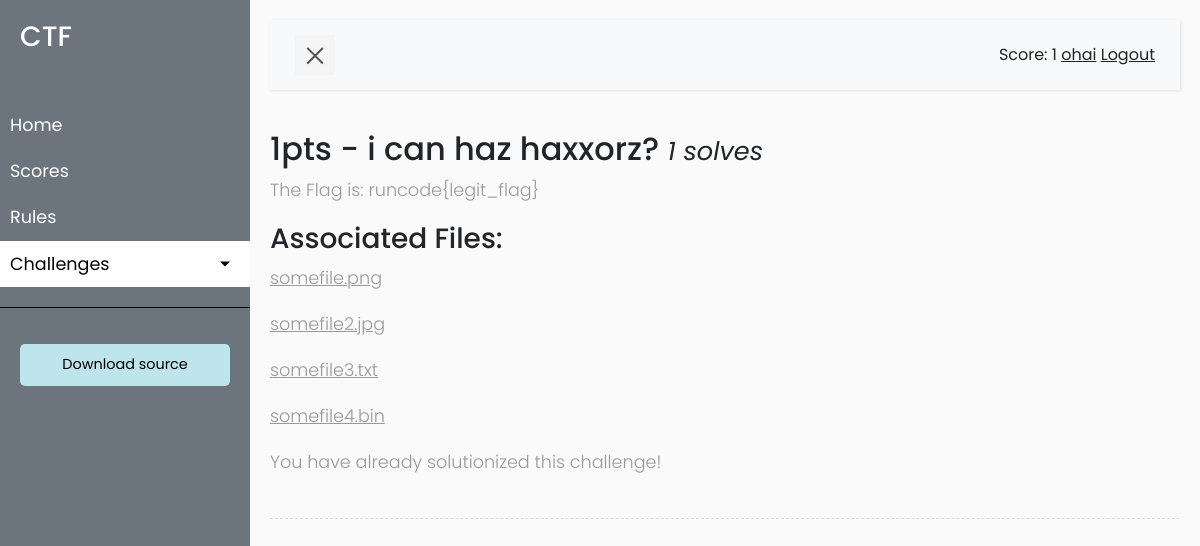
Screenshot of /challenge/4 (signed in) with the database file from the repository.
### tables this page shows
CREATE TABLE "users" (
	`id`	INTEGER PRIMARY KEY AUTOINCREMENT,
	`username`	TEXT,
	`password`	TEXT,
	`email`	TEXT,
	`score`	INTEGER,
	`admin`	INTEGER DEFAULT 0
);

CREATE TABLE "challenges" (
	`id`	INTEGER PRIMARY KEY AUTOINCREMENT,
	`name`	TEXT,
	`description`	TEXT,
	`points`	INTEGER,
	`flag`	TEXT,
	`files`	TEXT
);

### app.py (the view, shortened to what this page needs)
@app.route('/challenge/<int:challenge_id>',methods=['GET','POST'])
def challenge_route(challenge_id):
	if not is_logged_in():
		return redirect(url_for('index_route'))
	if not is_legit_problem(challenge_id):
		abort(404)
	user_solved = [x.get('challengeid') for x in get_user_solved(session.get('userid'))]
	print(repr(user_solved))
	solved_status = challenge_id in user_solved
	print(repr(solved_status))
	user_info = get_user_info(session.get('userid',0))
	challenges = get_challenges()
	challenge_info = get_challenges(challenge_id)
	hl_path = get_hl_path(request.path)
	return render_template('challenge.html',logged_in=is_logged_in(),user_info=user_info,challenges=challenges,challenge_info=challenge_info,
							hl_path=hl_path,solved_status=solved_status)

### app.py (called while the page is built)
def dict_factory(cursor, row):
	d = {}
	for idx, col in enumerate(cursor.description):
		d[col[0]] = row[idx]
	return d

def get_db():
	db = getattr(g, '_database', None)
	if db is None:
		db = g._database = sqlite3.connect(DATABASE)
		db.row_factory = dict_factory
	return db

@app.teardown_appcontext
def close_connection(exception):
	db = getattr(g, '_database', None)
	if db is not None:
		db.close()

def is_logged_in():
	return True if session.get('userid') else False

def get_user_solved(userid):
	try:
		cur = get_db().cursor()
		cur.execute('SELECT challengeid FROM scoreboard WHERE userid = ?', (userid,))
		res = cur.fetchall()
		print('get_user_solved out:', repr(res))
		return res if res is not None else []
	except Exception as e:
		print(e)
		return [{'fuck': 'shit'}]

def is_legit_problem(problem_id):
	challs = get_challenges()
	if problem_id in [chall.get('id') for chall in challs]:
		return True
	return False

def get_hl_path(path):
	if path == '/':
		return 'home'
	elif path == '/scores':
		return 'scores'
	elif path == '/rules':
		return 'rules'
	elif path.startswith('/challenge'):
		return 'challenges'
	else:
		return 'home'

def get_user_info(userid):
	cur = get_db().cursor()
	cur.execute('SELECT username, email, score, admin FROM users WHERE id = ? LIMIT 1', (userid,))
	res = cur.fetchone()
	print(repr(res))
	if res is None:
		return res
	res['solved'] = get_user_solved(userid)
	return res

### templates/challenge.html (shortened to what this page needs)
<!DOCTYPE html>
<html>
{% include 'header.html' %}
<body>
    <div class="wrapper">
{% include 'sidebar.html' %}
        <div id="content">
{% include 'navbar.html' %}
            <h2>{{ challenge_info.get('points') }}pts - {{ challenge_info.get('name') }} <span class="small font-italic">{{ challenge_info.get('solves') }} solves</span></h2>
            <p>{{ challenge_info.get('description')|safe }}</p>
            {% if challenge_info.get('files') %}
            	<h3>Associated Files:</h3>
	            {% for file in challenge_info.get('files') %}
	            <p><a class="download_file" href="/download/{{ file }}">{{ file }}</a></p>
	            {% endfor %}
	        {% endif %}
<p>
{% if not solved_status %}
	<form class="form-inline" method="POST">
	  <div class="form-group mx-sm-3 mb-2">
	    <label for="flag" class="sr-only">flag</label>
	    <input name="flag" type="text" class="form-control" id="flag" placeholder="runcode{legit_ish_flag_hereth}">
	    <input type="hidden" name="_csrf_token" value="{{ csrf_token() }}">
	  </div>
	  <button type="submit" class="btn btn-secondary mb-2">Submit Flag</button>
	</form>
{% else %}
	You have already solutionized this challenge!
{% endif %}
</p>
            <div class="line"></div>
        </div>
    </div>
</body>
</html>

### templates/header.html (shortened to what this page needs)
<head>
    <link rel="stylesheet" href="https://stackpath.bootstrapcdn.com/bootstrap/4.1.0/css/bootstrap.min.css">
    <link rel="stylesheet" href="/css/style5.css">
</head>

### templates/sidebar.html (shortened to what this page needs)
        <nav id="sidebar">
            <div class="sidebar-header">
                <h3><a href="/">CTF</a></h3>
            </div>
            <ul class="list-unstyled components">
                <li{% if hl_path == 'home' %} class="active"{% endif %}>
                    <a href="/">Home</a>
                </li>
                <li{% if hl_path == 'scores' %} class="active"{% endif %}>
                    <a href="/scores">Scores</a>
                </li>
                <li{% if hl_path == 'rules' %} class="active"{% endif %}>
                    <a href="/rules">Rules</a>
                </li>
                <li{% if hl_path == 'challenges' %} class="active"{% endif %}>
                    <a href="#pageSubmenu" data-toggle="collapse" aria-expanded="false" class="dropdown-toggle">Challenges</a>
                </li>
            </ul>
            <ul class="list-unstyled CTAs">
                <li>
                    <a href="https://github.com/ohathar/femtoctf" class="download">Download source</a>
                </li>
            </ul>
        </nav>

### templates/navbar.html (shortened to what this page needs)
            <nav class="navbar navbar-expand-lg navbar-light bg-light">
                <div class="container-fluid">
                    <button type="button" id="sidebarCollapse" class="navbar-btn">
                        <span></span>
                    </button>
                    <div class="collapse navbar-collapse" id="navbarSupportedContent">
                        <ul class="nav navbar-nav ml-auto">
                            <li class="nav-item">
                                {% if not logged_in %}
                                <form method="POST">
                                  <div class="form-row align-items-center">
                                    <div class="col-sm-3 my-1">
                                      <label class="sr-only" for="inlineFormInput">UserName</label>
                                      <input name="username" type="text" class="form-control mb-2" id="inlineFormInput" placeholder="h4xX0r">
                                    </div>
                                    <div class="col-sm-3 my-1">
                                      <label for="inputPassword" class="sr-only">Password</label>
                                      <input name="password" type="password" id="inputPassword" class="form-control mb-2" placeholder="Password" required>
                                      <input type="hidden" name="_csrf_token" value="{{ csrf_token() }}">
                                    </div>
                                    <div class="col-sm-3 my-1">
                                      <button type="submit" class="btn btn-secondary mb-2">Login/Register</button>
                                    </div>
                                  </div>
                                </form>
                                {% else %}
                                    Score: {{ user_info.get('score') }}
                                    <a class="navbar-link" href="/profile">{{ user_info.get('username') }}</a>
                                    <a class="navbar-link" href="/logout">Logout</a>
                                {% endif %}
                            </li>
                        </ul>
                    </div>
                </div>
            </nav>

### static/css/style5.css (style rules this page uses)
body { font-family: 'Poppins', sans-serif; background: #fafafa; }
p { font-family: 'Poppins', sans-serif; font-size: 1.1em; font-weight: 300; line-height: 1.7em; color: #999; }
a, a:hover, a:focus { color: inherit; text-decoration: none; transition: all 0.3s; }
.download_file { text-decoration: underline; }
.navbar-link { text-decoration: underline; }
.navbar { padding: 15px 10px; background: #fff; border: none; border-radius: 0; margin-bottom: 40px; box-shadow: 1px 1px 3px rgba(0, 0, 0, 0.1); }
.navbar-btn { box-shadow: none; outline: none !important; border: none; }
.line { width: 100%; height: 1px; border-bottom: 1px dashed #ddd; margin: 40px 0; }
.wrapper { display: flex; width: 100%; align-items: stretch; perspective: 1500px; }
#sidebar { min-width: 250px; max-width: 250px; background: #6c757d; color: #fff; transition: all 0.6s cubic-bezier(0.945, 0.020, 0.270, 0.665); transform-origin: bottom left; }
#sidebar .sidebar-header { padding: 20px; background: #6c757d; }
#sidebar ul.components { padding: 20px 0; border-bottom: 1px solid #000; }
#sidebar ul li a { padding: 10px; font-size: 1.1em; display: block; }
#sidebar ul li.active > a, a[aria-expanded="true"] { color: #000; background: #fff; }
a[data-toggle="collapse"] { position: relative; }
.dropdown-toggle::after { display: block; position: absolute; top: 50%; right: 20px; transform: translateY(-50%); }
ul.CTAs { padding: 20px; }
ul.CTAs a { text-align: center; font-size: 0.9em !important; display: block; border-radius: 5px; margin-bottom: 5px; }
a.download { background: #bee5eb; color: #000; }
#content { width: 100%; padding: 20px; min-height: 100vh; transition: all 0.3s; }
#sidebarCollapse { width: 40px; height: 40px; background: #f5f5f5; cursor: pointer; }
#sidebarCollapse span { width: 80%; height: 2px; margin: 0 auto; display: block; background: #555; transition: all 0.8s cubic-bezier(0.810, -0.330, 0.345, 1.375); transition-delay: 0.2s; }
#sidebarCollapse span:last-of-type { transform: rotate(-45deg) translate(1px, -1px); }

### rows the page displays
users: get "ohai"
challenges: get "i can haz haxxorz?", get "The Flag is: runcode{legit_flag}"

### other values shown
{{ user_info.get('score') }} "1"
{{ challenge_info.get('points') }} "1"
{{ challenge_info.get('solves') }} "1"
{{ file }} "somefile.png" "somefile2.jpg" "somefile3.txt" "somefile4.bin"
